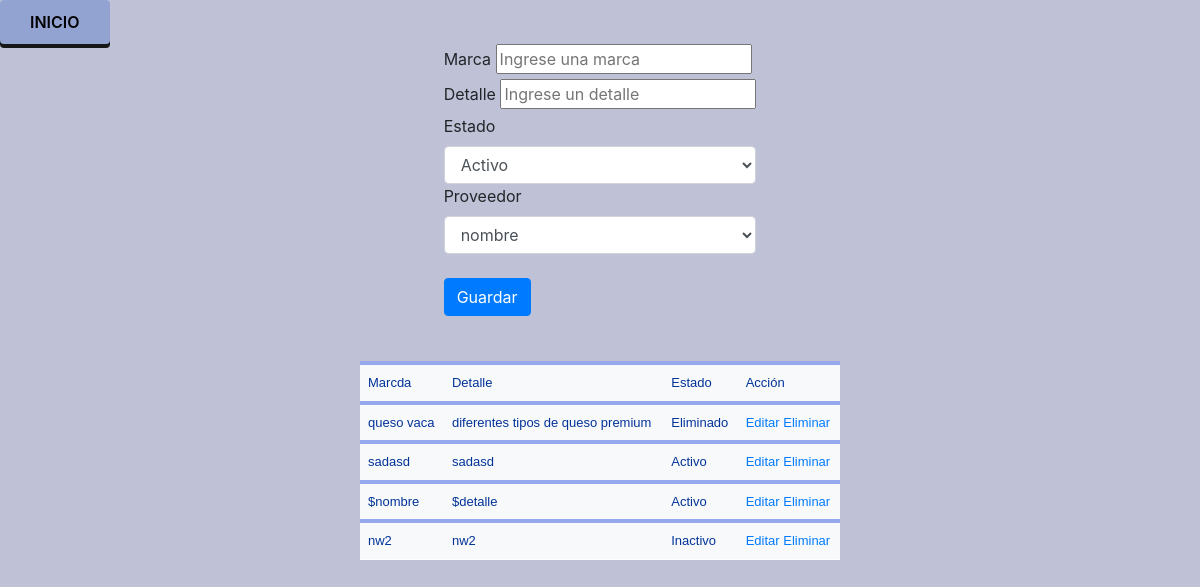
Page /Crud/Vistas/Marca.php?g=n on the committed database.
### tables this page shows
CREATE TABLE `marca_producto` (
  `id_marca` int(11) NOT NULL,
  `Nombre` varchar(45) NOT NULL,
  `Detalle` varchar(100) NOT NULL,
  `Estado` int(11) NOT NULL,
  `proveedor_id_proveedor` int(11) NOT NULL
);

### Crud/Vistas/marca.php (the view, shortened to what this page needs)
<?php
    include("../Funcionamiento/Conexion.php");
    $conn = mysqli_connect($dbhost, $dbuser, $dbpass, $dbname);
    $g = $_GET["g"];
    $sql = "SELECT id_marca,Nombre, Detalle, Estado from marca_producto";
    $resultado = mysqli_query($conn, $sql);
?>
<!DOCTYPE html>
<html lang="en">
<head>
    <link rel="stylesheet" href="https://maxcdn.bootstrapcdn.com/bootstrap/4.5.2/css/bootstrap.min.css">
   <link rel="stylesheet" href="../Estilos/Css/estilos.css">
</head>
<body class="cuerpo">
<section>
    <div class="">
        <a class="boton" href="index.php">Inicio</a>
    </div>
</section>
    <section>
    <div class="form">
        <?php
        if($g == "n")
        {
        ?>
        <form>
            <label for="">Marca</label>
            <input type="text" placeholder="Ingrese una marca" id="Marca">
            <br>
            <label for="">Detalle</label>
            <input type="text" placeholder="Ingrese un detalle" id="Detalle">
            <br>
            <label for="">Estado</label>
            <select class="form-control" id="comboEstado">
                <option value="1">Activo</option>
            </select>
            <label for="">Proveedor</label>
            <select class="form-control" id="comboProveedor">
            <?php
                $sqlprov = "select id_proveedor, nombre from proveedor";
                $resultadoprov = mysqli_query($conn,$sqlprov);
                while($rows2 = mysqli_fetch_array($resultadoprov))
                {
                    ?>
                    <option value="<?php echo"".$rows2["id_proveedor"];?>"><?php echo"".$rows2["nombre"];?></option>
                    <?php
                }
            ?>
            </select>
            <br>
            <button type="button" id="Guardar" class="btn btn-primary">Guardar</button>
        </form>
        <?php
        }
        ?>
        <br>
</div>
    </section>
    <section class="tbl">
        <table>
            <tr>
                <th>Marcda</th>
                <th>Detalle</th>
                <th>Estado</th>
                <th>Acción</th>
            </tr>
            <?php
                while($rows = mysqli_fetch_array($resultado))
                {
                    if($rows["Estado"] == 1)
                    {
                        $nombreEstado = "Activo";
                    }
                    if($rows["Estado"] == 2)
                    {
                        $nombreEstado = "Inactivo";
                    }
                    if($rows["Estado"] == 3)
                    {
                        $nombreEstado = "Eliminado";
                    }
            ?>
            <tr>
                <th><?php echo"".$rows["Nombre"];?></th>
                <th><?php echo"".$rows["Detalle"];?></th>
                <th><?php echo"".$nombreEstado;?></th>
                <th>
                    <a href="marca.php?g=e&id=<?php echo"".$rows["id_marca"];?>">Editar</a>
                    <a href="../Funcionamiento/Funcionamiento.php?e=EliminarMarca&id=<?php echo"".$rows["id_marca"];?>">Eliminar</a>
                </th>
            </tr>
            <?php
            }
            ?>
        </table>
    </section>
</body>
</html>

### Crud/Estilos/Css/estilos.css (style rules this page uses)
.cuerpo { background-color: #BFC2D6; }
.boton { background: #93a3d1; box-shadow: 0px 4px 0px 0px #161616; padding: 10px 30px; color: black; font-size: 16px; border-radius: 4px; display: inline-block; text-align: center; font-weight: 600; text-transform: uppercase; border: none; }
.tbl { display: flex; justify-content: center; }
table { font-family: "Lucida Sans Unicode", "Lucida Grande", Sans-Serif; font-size: 12px; margin: 45px; width: 480px; text-align: left; border-collapse: collapse; }
th { font-size: 13px; font-weight: normal; padding: 8px; background: #f8f9fa; border-top: 4px solid #96a9ed; border-bottom: 1px solid #fff; color: #039; }
.form { display: flex; justify-content: center; }

### rows in the picture
marca_producto: Nombre "queso vaca", Detalle "diferentes tipos de queso premium", Estado "Eliminado"
marca_producto: Nombre "sadasd", Detalle "sadasd", Estado "Activo"
marca_producto: Nombre "$nombre", Detalle "$detalle"
marca_producto: Nombre "nw2", Detalle "nw2", Estado "Inactivo"

### other values in the picture
form field value "nombre"
